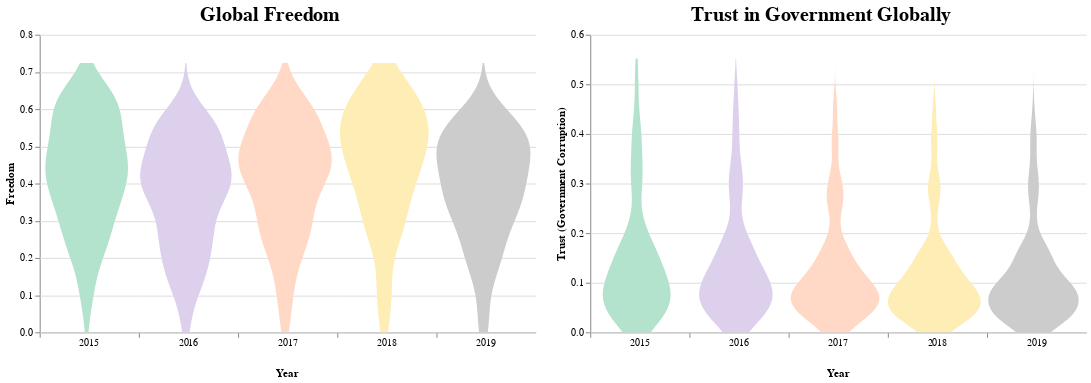

The notebook cell this image was saved under:
### Markdown cell above
Here we have taken the two countries that had the largest rise in rankings and the two countries that dropped the most from 2015 to 2019 and compared how each of their happiness score factors deviated over that time period.  We were hoping to find a clear indicator of why the countries rise and fall.  Looking at the two countries that rose, Benin and Ivory Coast, their economy slightly rose, their health both took a slight dip before rising overall, their freedom and their generosity fell. Benin gained some trust of their government after a dip while Ivory Coast's fell.  Looking at the two countries that fell the most in the rankings, Algeria and Venezuela, while Venezuela had a slight dip in economy, Algeria's rose, both their health rose, their freedom and trust in the government fell,  and their generosity stayed more or less the same.  There doesn't seem to be any clear indicator about why countries are able to rise and fall through the rankings. However it was interesting to note that overall freedom and trust of the government seemed to trend downwards in these years.  Let's take a closer look at that on a broader scale.

### Code cell
Gloom = alt.Chart(
    Gloom_df
).transform_density('Trust (Government Corruption)', 
    as_=['Trust (Government Corruption)','density'], 
    groupby=['Year']
).mark_area(
    orient='horizontal'
).encode(
    color=alt.Color('Year:Q',
                    legend=None,
                    scale=alt.Scale(scheme="pastel2")), 
    y='Trust (Government Corruption):Q', 
    x=alt.X('density:Q', 
            stack='center', 
            impute=None, 
            title=None,
            axis=alt.Axis(labels=False, 
                         values=[0], 
                         grid=False, 
                         ticks=True)
            ),
    column=alt.Column(
        'Year:Q', 
        header=alt.Header(
            titleOrient='bottom', 
            labelOrient='bottom',
            labelPadding=0)
    )
).properties(
    width=100,
    title="Trust in Government Globally"
)


Doom = alt.Chart(
    Gloom_df
).transform_density('Freedom', 
    as_=['Freedom','density'], 
    groupby=['Year']
).mark_area(
    orient='horizontal'
).encode(
    color=alt.Color('Year:Q',
                    legend=None,
                    scale=alt.Scale(scheme="pastel2")), 
    y='Freedom:Q', 
    x=alt.X('density:Q', 
            stack='center', 
            impute=None, 
            title=None,
            axis=alt.Axis(labels=False, 
                         values=[0], 
                         grid=False, 
                         ticks=True)
            ),
    column=alt.Column(
        'Year:Q', 
        header=alt.Header(
            titleOrient='bottom', 
            labelOrient='bottom',
            labelPadding=0)
    )
).properties(
    width=100,
    title="Global Freedom"
)

Boom = alt.hconcat(Doom,Gloom).configure_facet(
    spacing=0
).configure_view(
    stroke=None
).configure_title(fontSize=20,
                  offset=5,
                  orient='top',
                  anchor='middle')
Boom

### Figure 1 — Vega-Lite specification as saved in the notebook (floating-point values rounded to 4 significant figures; data arrays with more than 128 entries replaced by an {"elided": "..."} marker saying what was removed)
{"config": {"view": {"continuousWidth": 400, "continuousHeight": 300, "stroke": null}, "facet": {"spacing": 0}, "title": {"anchor": "middle", "fontSize": 20, "offset": 5, "orient": "top"}}, "hconcat": [{"mark": {"type": "area", "orient": "horizontal"}, "encoding": {"color": {"type": "quantitative", "field": "Year", "legend": null, "scale": {"scheme": "pastel2"}}, "column": {"type": "quantitative", "field": "Year", "header": {"labelOrient": "bottom", "labelPadding": 0, "titleOrient": "bottom"}}, "x": {"type": "quantitative", "axis": {"grid": false, "labels": false, "ticks": true, "values": [0]}, "field": "density", "impute": null, "stack": "center", "title": null}, "y": {"type": "quantitative", "field": "Freedom"}}, "title": "Global Freedom", "transform": [{"density": "Freedom", "groupby": ["Year"], "as": ["Freedom", "density"]}], "width": 100}, {"mark": {"type": "area", "orient": "horizontal"}, "encoding": {"color": {"type": "quantitative", "field": "Year", "legend": null, "scale": {"scheme": "pastel2"}}, "column": {"type": "quantitative", "field": "Year", "header": {"labelOrient": "bottom", "labelPadding": 0, "titleOrient": "bottom"}}, "x": {"type": "quantitative", "axis": {"grid": false, "labels": false, "ticks": true, "values": [0]}, "field": "density", "impute": null, "stack": "center", "title": null}, "y": {"type": "quantitative", "field": "Trust (Government Corruption)"}}, "title": "Trust in Government Globally", "transform": [{"density": "Trust (Government Corruption)", "groupby": ["Year"], "as": ["Trust (Government Corruption)", "density"]}], "width": 100}], "data": {"name": "data-713561d887b6cf9cfced21de40e6de65"}, "$schema": "https://vega.github.io/schema/vega-lite/v4.8.1.json", "datasets": {"data-713561d887b6cf9cfced21de40e6de65": {"elided": "782 records"}}}
